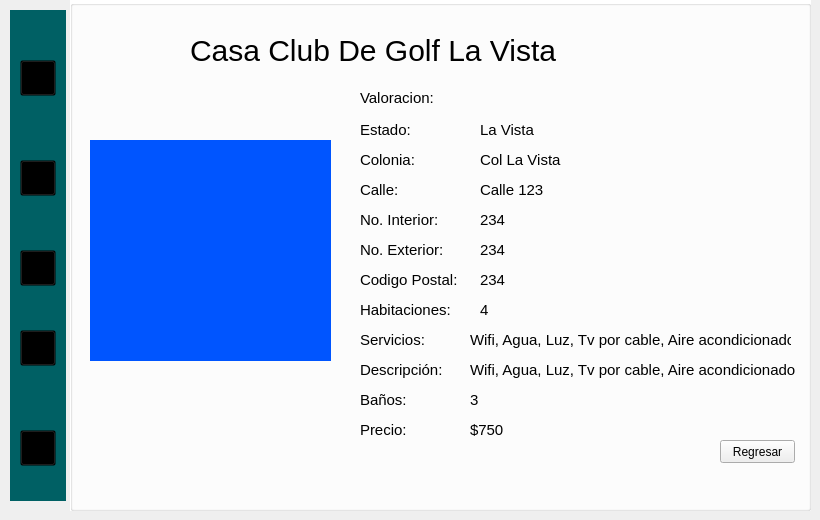
      <widget class="QWidget" name="Propietario_11">
       <widget class="QGroupBox" name="groupBox_30">
        <property name="geometry">
         <rect>
          <x>70</x>
          <y>0</y>
          <width>741</width>
          <height>511</height>
         </rect>
        </property>
        <property name="styleSheet">
         <string notr="true">QGroupBox{
background-color:white;

}
QLabel{
background-color:transparent;
color:black;
font-size: 15px;
}
QLineEdit{
background-color:transparent;
border:none;
border-bottom: 1px solid;
border-color: black;
border-bottom: 1px solid;
}</string>
        </property>
        <property name="title">
         <string/>
        </property>
        <widget class="QLabel" name="nom_casa">
         <property name="geometry">
          <rect>
           <x>120</x>
           <y>30</y>
           <width>381</width>
           <height>41</height>
          </rect>
         </property>
         <property name="styleSheet">
          <string notr="true">font-size:30px;</string>
         </property>
         <property name="text">
          <string>Casa Club De Golf La Vista</string>
         </property>
        </widget>
        <widget class="QLabel" name="label_120">
         <property name="geometry">
          <rect>
           <x>290</x>
           <y>120</y>
           <width>91</width>
           <height>19</height>
          </rect>
         </property>
         <property name="styleSheet">
          <string notr="true"/>
         </property>
         <property name="text">
          <string>Estado:</string>
         </property>
        </widget>
        <widget class="QLabel" name="label_130">
         <property name="geometry">
          <rect>
           <x>290</x>
           <y>180</y>
           <width>67</width>
           <height>19</height>
          </rect>
         </property>
         <property name="styleSheet">
          <string notr="true"/>
         </property>
         <property name="text">
          <string>Calle:</string>
         </property>
        </widget>
        <widget class="QLabel" name="label_133">
         <property name="geometry">
          <rect>
           <x>290</x>
           <y>300</y>
           <width>101</width>
           <height>19</height>
          </rect>
         </property>
         <property name="styleSheet">
          <string notr="true"/>
         </property>
         <property name="text">
          <string>Habitaciones:</string>
         </property>
        </widget>
        <widget class="QLabel" name="label_134">
         <property name="geometry">
          <rect>
           <x>290</x>
           <y>330</y>
           <width>67</width>
           <height>19</height>
          </rect>
         </property>
         <property name="styleSheet">
          <string notr="true"/>
         </property>
         <property name="text">
          <string>Servicios:</string>
         </property>
        </widget>
        <widget class="QLabel" name="label_135">
         <property name="geometry">
          <rect>
           <x>290</x>
           <y>420</y>
           <width>67</width>
           <height>19</height>
          </rect>
         </property>
         <property name="styleSheet">
          <string notr="true"/>
         </property>
         <property name="text">
          <string>Precio:</string>
         </property>
        </widget>
        <widget class="QLabel" name="estado_2">
         <property name="geometry">
          <rect>
           <x>410</x>
           <y>120</y>
           <width>161</width>
           <height>19</height>
          </rect>
         </property>
         <property name="styleSheet">
          <string notr="true"/>
         </property>
         <property name="text">
          <string>La Vista</string>
         </property>
        </widget>
        <widget class="QLabel" name="calle">
         <property name="geometry">
          <rect>
           <x>410</x>
           <y>180</y>
           <width>261</width>
           <height>19</height>
          </rect>
         </property>
         <property name="styleSheet">
          <string notr="true"/>
         </property>
         <property name="text">
          <string>Calle 123</string>
         </property>
        </widget>
        <widget class="QLabel" name="habitaciones_2">
         <property name="geometry">
          <rect>
           <x>410</x>
           <y>300</y>
           <width>121</width>
           <height>19</height>
          </rect>
         </property>
         <property name="styleSheet">
          <string notr="true"/>
         </property>
         <property name="text">
          <string>4</string>
         </property>
        </widget>
        <widget class="QLabel" name="servicios">
         <property name="geometry">
          <rect>
           <x>400</x>
           <y>330</y>
           <width>321</width>
           <height>19</height>
          </rect>
         </property>
         <property name="styleSheet">
          <string notr="true"/>
         </property>
         <property name="text">
          <string>Wifi, Agua, Luz, Tv por cable, Aire acondicionado</string>
         </property>
        </widget>
        <widget class="QLabel" name="precio_2">
         <property name="geometry">
          <rect>
           <x>400</x>
           <y>420</y>
           <width>67</width>
           <height>19</height>
          </rect>
         </property>
         <property name="styleSheet">
          <string notr="true"/>
         </property>
         <property name="text">
          <string>$750</string>
         </property>
        </widget>
        <widget class="QLabel" name="label_131">
         <property name="geometry">
          <rect>
           <x>290</x>
           <y>150</y>
           <width>67</width>
           <height>19</height>
          </rect>
         </property>
         <property name="styleSheet">
          <string notr="true"/>
         </property>
         <property name="text">
          <string>Colonia:</string>
         </property>
        </widget>
        <widget class="QLabel" name="label_132">
         <property name="geometry">
          <rect>
           <x>290</x>
           <y>210</y>
           <width>91</width>
           <height>19</height>
          </rect>
         </property>
         <property name="styleSheet">
          <string notr="true"/>
         </property>
         <property name="text">
          <string>No. Interior:</string>
         </property>
        </widget>
        <widget class="QLabel" name="label_136">
         <property name="geometry">
          <rect>
           <x>290</x>
           <y>240</y>
           <width>91</width>
           <height>19</height>
          </rect>
         </property>
         <property name="styleSheet">
          <string notr="true"/>
         </property>
         <property name="text">
          <string>No. Exterior:</string>
         </property>
        </widget>
        <widget class="QLabel" name="label_137">
         <property name="geometry">
          <rect>
           <x>290</x>
           <y>270</y>
           <width>101</width>
           <height>19</height>
          </rect>
         </property>
         <property name="styleSheet">
          <string notr="true"/>
         </property>
         <property name="text">
          <string>Codigo Postal:</string>
         </property>
        </widget>
        <widget class="QLabel" name="colonia">
         <property name="geometry">
          <rect>
           <x>410</x>
           <y>150</y>
           <width>261</width>
           <height>19</height>
          </rect>
         </property>
         <property name="styleSheet">
          <string notr="true"/>
         </property>
         <property name="text">
          <string>Col La Vista</string>
         </property>
        </widget>
        <widget class="QLabel" name="no_int">
         <property name="geometry">
          <rect>
           <x>410</x>
           <y>210</y>
           <width>91</width>
           <height>19</height>
          </rect>
         </property>
         <property name="styleSheet">
          <string notr="true"/>
         </property>
         <property name="text">
          <string>234</string>
         </property>
        </widget>
        <widget class="QLabel" name="no_ext">
         <property name="geometry">
          <rect>
           <x>410</x>
           <y>240</y>
           <width>91</width>
           <height>19</height>
          </rect>
         </property>
         <property name="styleSheet">
          <string notr="true"/>
         </property>
         <property name="text">
          <string>234</string>
         </property>
        </widget>
        <widget class="QLabel" name="cp">
         <property name="geometry">
          <rect>
           <x>410</x>
           <y>270</y>
           <width>91</width>
           <height>19</height>
          </rect>
         </property>
         <property name="styleSheet">
          <string notr="true"/>
         </property>
         <property name="text">
          <string>234</string>
         </property>
        </widget>
        <widget class="QLabel" name="label_138">
         <property name="geometry">
          <rect>
           <x>290</x>
           <y>360</y>
           <width>91</width>
           <height>19</height>
          </rect>
         </property>
         <property name="styleSheet">
          <string notr="true"/>
         </property>
         <property name="text">
          <string>Descripción:</string>
         </property>
        </widget>
        <widget class="QLabel" name="desc_2">
         <property name="geometry">
          <rect>
           <x>400</x>
           <y>360</y>
           <width>331</width>
           <height>19</height>
          </rect>
         </property>
         <property name="styleSheet">
          <string notr="true"/>
         </property>
         <property name="text">
          <string>Wifi, Agua, Luz, Tv por cable, Aire acondicionado</string>
         </property>
        </widget>
        <widget class="QLabel" name="label_141">
         <property name="geometry">
          <rect>
           <x>290</x>
           <y>390</y>
           <width>67</width>
           <height>19</height>
          </rect>
         </property>
         <property name="styleSheet">
          <string notr="true"/>
         </property>
         <property name="text">
          <string>Baños:</string>
         </property>
        </widget>
        <widget class="QLabel" name="Nbanos">
         <property name="geometry">
          <rect>
           <x>400</x>
           <y>390</y>
           <width>67</width>
           <height>19</height>
          </rect>
         </property>
         <property name="styleSheet">
          <string notr="true"/>
         </property>
         <property name="text">
          <string>3</string>
         </property>
        </widget>
        <widget class="QLabel" name="imgCas">
         <property name="geometry">
          <rect>
           <x>20</x>
           <y>140</y>
           <width>241</width>
           <height>221</height>
          </rect>
         </property>
         <property name="styleSheet">
          <string notr="true">background-color: rgb(0, 85, 255);</string>
         </property>
         <property name="text">
          <string/>
         </property>
        </widget>
        <widget class="QLabel" name="label_82">
         <property name="geometry">
          <rect>
           <x>290</x>
           <y>90</y>
           <width>81</width>
           <height>16</height>
          </rect>
         </property>
         <property name="text">
          <string>Valoracion:</string>
         </property>
        </widget>
        <widget class="QLabel" name="label_83">
         <property name="geometry">
          <rect>
           <x>400</x>
           <y>90</y>
           <width>121</width>
           <height>16</height>
          </rect>
         </property>
         <property name="text">
          <string/>
         </property>
        </widget>
        <widget class="QPushButton" name="RCat">
         <property name="geometry">
          <rect>
           <x>650</x>
           <y>440</y>
           <width>75</width>
           <height>23</height>
          </rect>
         </property>
         <property name="text">
          <string>Regresar</string>
         </property>
        </widget>
       </widget>
       <widget class="QGroupBox" name="groupBox_22">
        <property name="geometry">
         <rect>
          <x>10</x>
          <y>10</y>
          <width>56</width>
          <height>491</height>
         </rect>
        </property>
        <property name="styleSheet">
         <string notr="true">QGroupBox{
background-color: #006064;
border: none;
}
QPushButton{
	background:transparent;
}</string>
        </property>
        <property name="title">
         <string/>
        </property>
        <widget class="QPushButton" name="home_9">
         <property name="geometry">
          <rect>
           <x>10</x>
           <y>50</y>
           <width>36</width>
           <height>36</height>
          </rect>
         </property>
         <property name="styleSheet">
          <string notr="true">QPushButton{
  border-image: url(C:/Users/ailes/OneDrive/Escritorio/HRS/Recursos/house2.png);
    background-repeat: no-repeat;
    width: 36px;
    height: 36px;
}
QPushButton:hover {
  
    background-repeat: no-repeat;
  border-image: url(C:/Users/ailes/OneDrive/Escritorio/HRS/Recursos/house.png);
}</string>
         </property>
         <property name="text">
          <string/>
         </property>
        </widget>
        <widget class="QPushButton" name="salir_9">
         <property name="geometry">
          <rect>
           <x>10</x>
           <y>420</y>
           <width>36</width>
           <height>36</height>
          </rect>
         </property>
         <property name="styleSheet">
          <string notr="true">QPushButton{
 border-image: url(C:/Users/ailes/OneDrive/Escritorio/HRS/Recursos/outSesion2.png);
    background-repeat: no-repeat;
    width: 36px;
    height: 36px;
}
QPushButton:hover {
    border-image: url(C:/Users/ailes/OneDrive/Escritorio/HRS/Recursos/outSesion.png);
    background-repeat: no-repeat;
}</string>
         </property>
         <property name="text">
          <string/>
         </property>
        </widget>
        <widget class="QPushButton" name="reservaciones_9">
         <property name="geometry">
          <rect>
           <x>10</x>
           <y>240</y>
           <width>36</width>
           <height>36</height>
          </rect>
         </property>
         <property name="styleSheet">
          <string notr="true">QPushButton{
 border-image: url(C:/Users/ailes/OneDrive/Escritorio/HRS/Recursos/cash2.png);
    background-repeat: no-repeat;
    width: 36px;
    height: 36px;
}
QPushButton:hover {
  border-image: url(C:/Users/ailes/OneDrive/Escritorio/HRS/Recursos/cash.png);
    background-repeat: no-repeat;
}</string>
         </property>
         <property name="text">
          <string/>
         </property>
        </widget>
        <widget class="QPushButton" name="add_9">
         <property name="geometry">
          <rect>
           <x>10</x>
           <y>150</y>
           <width>36</width>
           <height>36</height>
          </rect>
         </property>
         <property name="styleSheet">
          <string notr="true">QPushButton{
 border-image: url(C:/Users/ailes/OneDrive/Escritorio/HRS/Recursos/addHouse.png);
    background-repeat: no-repeat;
    width: 36px;
    height: 36px;
}
QPushButton:hover {
 border-image: url(C:/Users/ailes/OneDrive/Escritorio/HRS/Recursos/addHouse2.png);
    background-repeat: no-repeat;
}</string>
         </property>
         <property name="text">
          <string/>
         </property>
        </widget>
        <widget class="QPushButton" name="ajustes_9">
         <property name="geometry">
          <rect>
           <x>10</x>
           <y>320</y>
           <width>36</width>
           <height>36</height>
          </rect>
         </property>
         <property name="styleSheet">
          <string notr="true">QPushButton{
 border-image: url(C:/Users/ailes/OneDrive/Escritorio/HRS/Recursos/config2.png);
    background-repeat: no-repeat;
    width: 36px;
    height: 36px;
}
QPushButton:hover {
   border-image: url(C:/Users/ailes/OneDrive/Escritorio/HRS/Recursos/config.png);
    background-repeat: no-repeat;
}</string>
         </property>
         <property name="text">
          <string/>
         </property>
        </widget>
       </widget>
      </widget>
